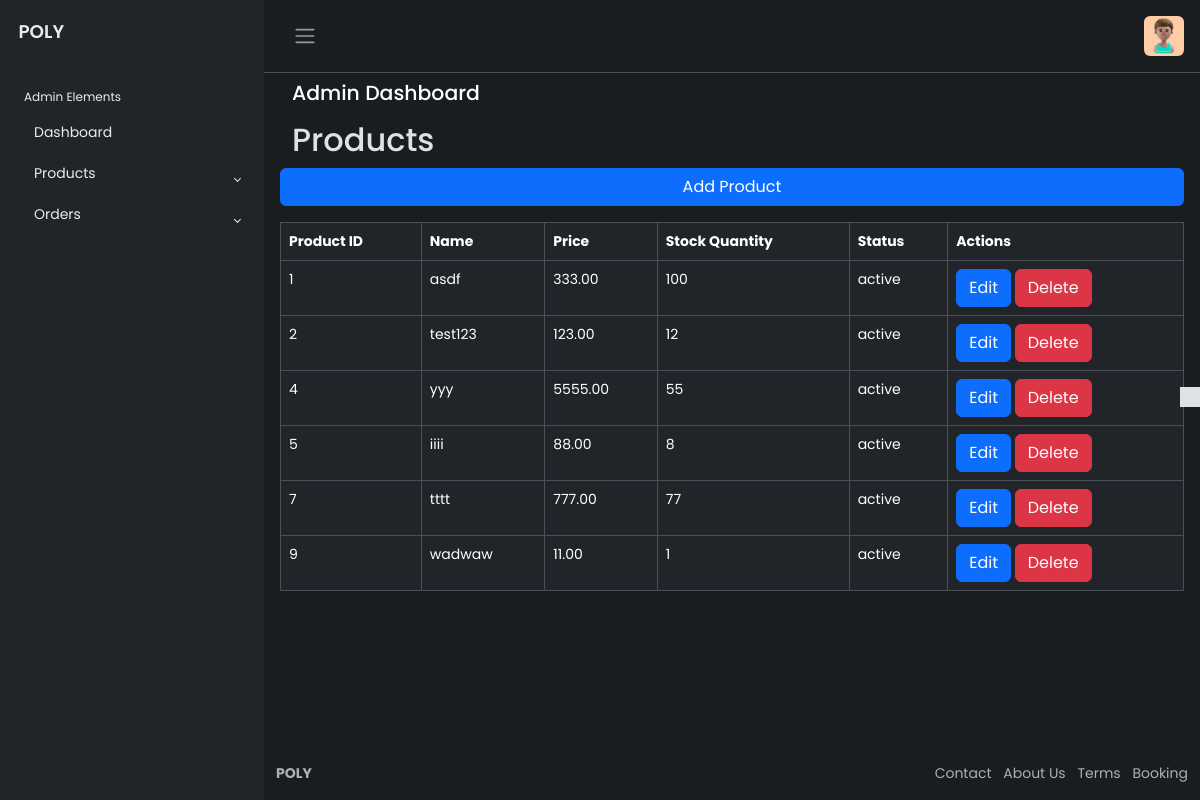
The page /shop/products.php (signed in) on the database as committed earlier.
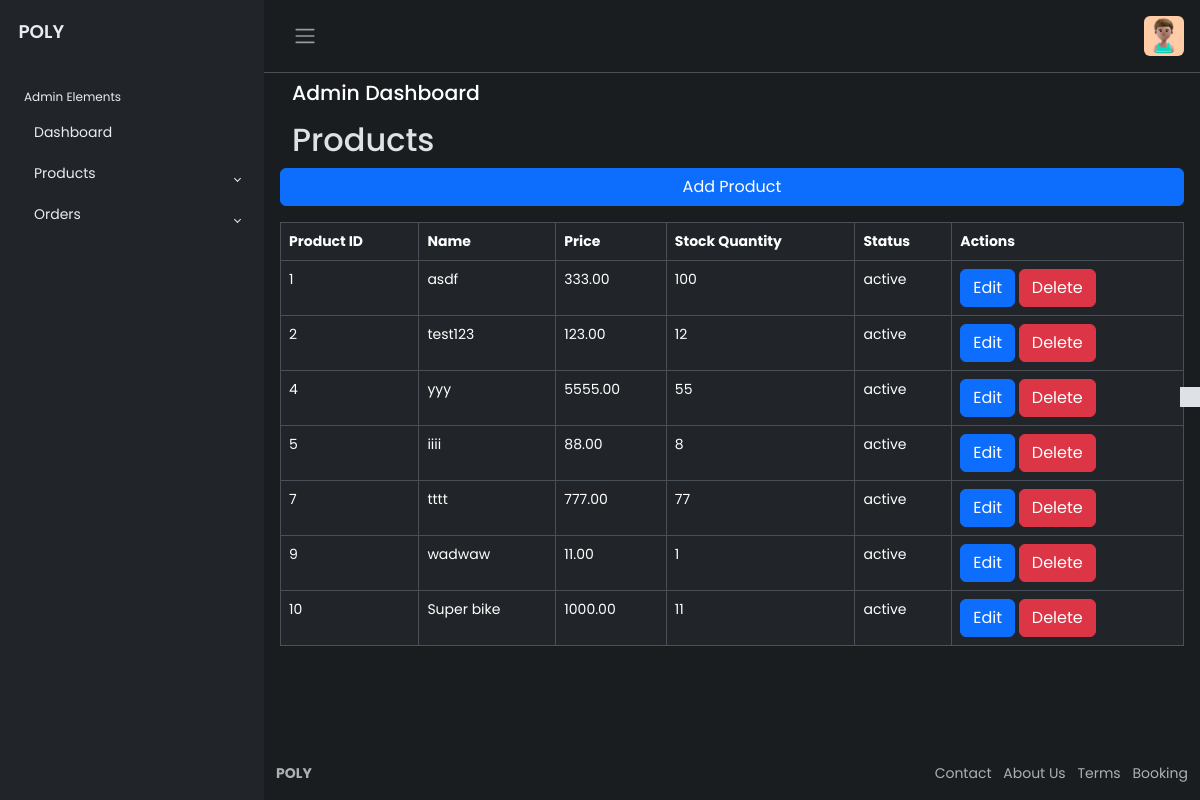
The same page on the database as committed later.
### tables this page shows
CREATE TABLE `products` (
  `id` int(11) NOT NULL,
  `vendor_id` int(11) NOT NULL,
  `category_id` int(11) NOT NULL,
  `name` varchar(100) NOT NULL,
  `description` text DEFAULT NULL,
  `price` decimal(10,2) NOT NULL,
  `stock_quantity` int(11) NOT NULL,
  `status` enum('active','inactive') NOT NULL DEFAULT 'active',
  `created_at` timestamp NOT NULL DEFAULT current_timestamp(),
  `updated_at` timestamp NOT NULL DEFAULT current_timestamp() ON UPDATE current_timestamp()
);

### shop/products.php (the view, shortened to what this page needs)
<?php
require __DIR__ . "/../config/database.php";
$vendor_id = $_SESSION['vendor_id'];
$query = "SELECT * FROM products WHERE vendor_id = $vendor_id";
$result = $conn->query($query);
$products = [];
if($result->num_rows > 0) {
    $products = $result->fetch_all(MYSQLI_ASSOC);
}
?>
<?php require __DIR__ . "/partials/header.php"; ?>
</head>
<body>
    <div class="wrapper">
        <?php require __DIR__ . "/partials/leftbar.php"; ?>
        <div class="main">
<?php require __DIR__ . "/partials/navbar.php"; ?>
            <main class="content px-3 py-2">
                <div class="container-fluid">
                    <div class="mb-3">
                        <h4>Admin Dashboard</h4>
                    </div>
                    <div class="row">
<h2>Products</h2>
        <a href="products-add.php" class="btn btn-primary mb-3">Add Product</a>
        <table class="table table-bordered">
            <thead>
                <tr>
                    <th>Product ID</th>
                    <th>Name</th>
                    <th>Price</th>
                    <th>Stock Quantity</th>
                    <th>Status</th>
                    <th>Actions</th>
                </tr>
            </thead>
            <tbody>
                <?php if ($products): ?>
                <?php foreach ($products as $product): ?>
                <tr>
                    <td><?= $product['id'] ?></td>
                    <td><?= $product['name'] ?></td>
                    <td><?= $product['price'] ?></td>
                    <td><?= $product['stock_quantity'] ?></td>
                    <td><?= $product['status'] ?></td>
                    <td>
                        <a href="edit_product.php?id=<?= $product['id'] ?>" class="btn btn-primary">Edit</a>
                        <a onclick="return confirm('Are you sure you want to delete this product?')" href="delete_product.php?id=<?= $product['id'] ?>" class="btn btn-danger">Delete</a>
                    </td>
                </tr>
                <?php endforeach; ?>
                <?php else: ?>
                <tr>
                    <td colspan="6">No products found.</td>
                </tr>
                <?php endif; ?>
            </tbody>
        </table>
                    </div>
                </div>
            </main>
            <a href="#" class="theme-toggle">
                <i class="fa-regular fa-sun"></i>
            </a>
<?php require __DIR__ . "/partials/footer.php"; ?>

### shop/partials/header.php (shortened to what this page needs)
<!DOCTYPE html>
<html lang="en" data-bs-theme="dark">
<head>
    <link href="https://cdn.jsdelivr.net/npm/bootstrap@5.3.3/dist/css/bootstrap.min.css" rel="stylesheet">
    <link rel="stylesheet" href="https://cdn.jsdelivr.net/npm/bootstrap-icons@1.11.3/font/bootstrap-icons.min.css">
    <link rel="stylesheet" href="css/style.css">

### shop/partials/leftbar.php (shortened to what this page needs)
<aside id="sidebar" class="js-sidebar">
            <div class="h-100">
                <div class="sidebar-logo">
                    <a href="#">POLY</a>
                </div>
                <ul class="sidebar-nav">
                    <li class="sidebar-header">
                        Admin Elements
                    </li>
                    <li class="sidebar-item">
                        <a href="index.php" class="sidebar-link">
                            <i class="fa-solid fa-list pe-2"></i>
                            Dashboard
                        </a>
                    </li>
                    <li class="sidebar-item">
                        <a href="#" class="sidebar-link collapsed" data-bs-target="#pages" data-bs-toggle="collapse"
                            aria-expanded="false"><i class="fa-solid fa-file-lines pe-2"></i>
                            Products
                        </a>
                    </li>
                    <li class="sidebar-item">
                        <a href="#" class="sidebar-link collapsed" data-bs-target="#posts" data-bs-toggle="collapse"
                            aria-expanded="false"><i class="fa-solid fa-sliders pe-2"></i>
                            Orders
                        </a>
                    </li>
                </ul>
            </div>
        </aside>

### shop/partials/navbar.php (shortened to what this page needs)
<nav class="navbar navbar-expand px-3 border-bottom">
                <button class="btn" id="sidebar-toggle" type="button">
                    <span class="navbar-toggler-icon"></span>
                </button>
                <div class="navbar-collapse navbar">
                    <ul class="navbar-nav">
                        <li class="nav-item dropdown">
                            <a href="#" data-bs-toggle="dropdown" class="nav-icon pe-md-0">
                                <img src="image/profile.jpg" class="avatar img-fluid rounded" alt="">
                            </a>
                        </li>
                    </ul>
                </div>
            </nav>

### shop/partials/footer.php (shortened to what this page needs)
<footer class="footer">
                <div class="container-fluid">
                    <div class="row text-muted">
                        <div class="col-6 text-start">
                            <p class="mb-0">
                                <a href="#" class="text-muted">
                                    <strong>POLY</strong>
                                </a>
                            </p>
                        </div>
                        <div class="col-6 text-end">
                            <ul class="list-inline">
                                <li class="list-inline-item">
                                    <a href="#" class="text-muted">Contact</a>
                                </li>
                                <li class="list-inline-item">
                                    <a href="#" class="text-muted">About Us</a>
                                </li>
                                <li class="list-inline-item">
                                    <a href="#" class="text-muted">Terms</a>
                                </li>
                                <li class="list-inline-item">
                                    <a href="#" class="text-muted">Booking</a>
                                </li>
                            </ul>
                        </div>
                    </div>
                </div>
            </footer>
        </div>
    </div>
</body>
</html>

### shop/css/style.css (style rules this page uses)
body { font-family: 'Poppins', sans-serif; font-size: 0.875rem; opacity: 1; overflow-y: scroll; margin: 0; }
a { cursor: pointer; text-decoration: none; font-family: 'Poppins', sans-serif; }
li { list-style: none; }
h4 { font-family: 'Poppins', sans-serif; font-size: 1.275rem; color: var(--bs-emphasis-color); }
.wrapper { align-items: stretch; display: flex; width: 100%; }
#sidebar { max-width: 264px; min-width: 264px; background: var(--bs-dark); transition: all 0.35s ease-in-out; }
.main { display: flex; flex-direction: column; min-height: 100vh; min-width: 0; overflow: hidden; transition: all 0.35s ease-in-out; width: 100%; background: var(--bs-dark-bg-subtle); }
.sidebar-logo { padding: 1.15rem; }
.sidebar-logo a { color: #e9ecef; font-size: 1.15rem; font-weight: 600; }
.sidebar-nav { list-style: none; margin-bottom: 0; padding-left: 0; margin-left: 0; }
.sidebar-header { color: #e9ecef; font-size: .75rem; padding: 1.5rem 1.5rem .375rem; }
a.sidebar-link { padding: .625rem 1.625rem; color: #e9ecef; position: relative; display: block; font-size: 0.875rem; }
.sidebar-link[data-bs-toggle="collapse"]::after { border: solid; border-width: 0 .075rem .075rem 0; content: ""; display: inline-block; padding: 2px; position: absolute; right: 1.5rem; top: 1.4rem; transform: rotate(-135deg); transition: all .2s ease-out; }
.sidebar-link[data-bs-toggle="collapse"].collapsed::after { transform: rotate(45deg); transition: all .2s ease-out; }
.avatar { height: 40px; width: 40px; }
.navbar-expand .navbar-nav { margin-left: auto; }
.content { flex: 1; max-width: 100vw; width: 100vw; }
@media (min-width:768px) { .content { max-width: auto; width: auto; } }
.theme-toggle { position: fixed; top: 50%; transform: translateY(-65%); text-align: center; z-index: 10; right: 0; left: auto; border: none; background-color: var(--bs-body-color); }
html[data-bs-theme="dark"] .theme-toggle .fa-sun, html[data-bs-theme="light"] .theme-toggle .fa-moon { cursor: pointer; padding: 10px; display: block; font-size: 1.25rem; color: #FFF; }

Rows that differ between the two databases and show on the page:
added products: id "10", name "Super bike", price "1000.00", stock_quantity "11", status "active"
